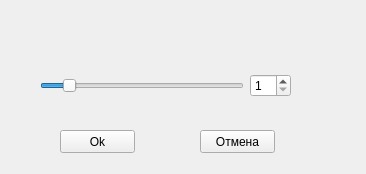
<?xml version="1.0" encoding="UTF-8"?>
<ui version="4.0">
 <class>FormkMine</class>
 <widget class="QWidget" name="FormkMine">
  <property name="geometry">
   <rect>
    <x>0</x>
    <y>0</y>
    <width>366</width>
    <height>174</height>
   </rect>
  </property>
  <property name="windowTitle">
   <string>Form</string>
  </property>
  <widget class="QPushButton" name="pushButton">
   <property name="geometry">
    <rect>
     <x>60</x>
     <y>130</y>
     <width>75</width>
     <height>23</height>
    </rect>
   </property>
   <property name="text">
    <string>Ok</string>
   </property>
  </widget>
  <widget class="QPushButton" name="pushButton_2">
   <property name="geometry">
    <rect>
     <x>200</x>
     <y>130</y>
     <width>75</width>
     <height>23</height>
    </rect>
   </property>
   <property name="text">
    <string>Отмена</string>
   </property>
  </widget>
  <widget class="QWidget" name="">
   <property name="geometry">
    <rect>
     <x>40</x>
     <y>60</y>
     <width>251</width>
     <height>51</height>
    </rect>
   </property>
   <layout class="QHBoxLayout" name="horizontalLayout">
    <item>
     <widget class="QSlider" name="horizontalSlider">
      <property name="acceptDrops">
       <bool>false</bool>
      </property>
      <property name="minimum">
       <number>1</number>
      </property>
      <property name="maximum">
       <number>35</number>
      </property>
      <property name="singleStep">
       <number>1</number>
      </property>
      <property name="value">
       <number>5</number>
      </property>
      <property name="tracking">
       <bool>true</bool>
      </property>
      <property name="orientation">
       <enum>Qt::Horizontal</enum>
      </property>
      <property name="tickPosition">
       <enum>QSlider::NoTicks</enum>
      </property>
     </widget>
    </item>
    <item>
     <widget class="QSpinBox" name="spinBox">
      <property name="minimum">
       <number>1</number>
      </property>
      <property name="maximum">
       <number>35</number>
      </property>
     </widget>
    </item>
   </layout>
  </widget>
  <zorder>horizontalSlider</zorder>
  <zorder>spinBox</zorder>
  <zorder>horizontalSlider</zorder>
  <zorder>pushButton</zorder>
  <zorder>pushButton_2</zorder>
 </widget>
 <resources/>
 <connections>
  <connection>
   <sender>horizontalSlider</sender>
   <signal>valueChanged(int)</signal>
   <receiver>spinBox</receiver>
   <slot>setValue(int)</slot>
   <hints>
    <hint type="sourcelabel">
     <x>145</x>
     <y>83</y>
    </hint>
    <hint type="destinationlabel">
     <x>267</x>
     <y>85</y>
    </hint>
   </hints>
  </connection>
  <connection>
   <sender>spinBox</sender>
   <signal>valueChanged(int)</signal>
   <receiver>horizontalSlider</receiver>
   <slot>setValue(int)</slot>
   <hints>
    <hint type="sourcelabel">
     <x>271</x>
     <y>79</y>
    </hint>
    <hint type="destinationlabel">
     <x>131</x>
     <y>84</y>
    </hint>
   </hints>
  </connection>
 </connections>
</ui>
